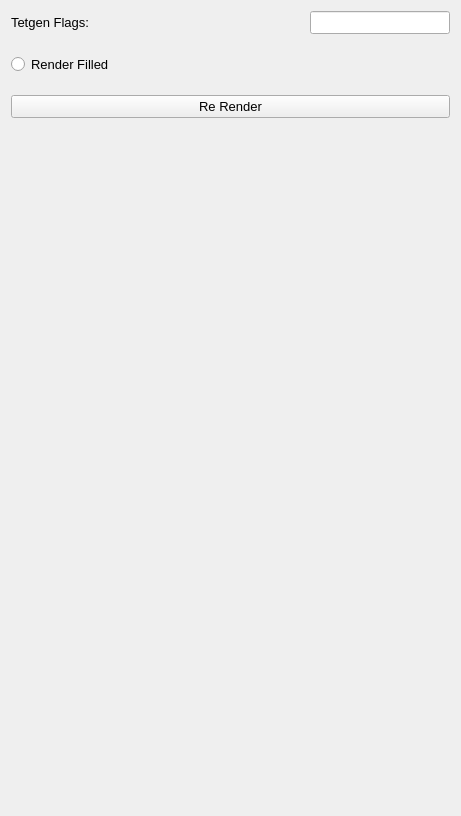
            <widget class="QWidget" name="render_properties_page">
             <property name="geometry">
              <rect>
               <x>0</x>
               <y>0</y>
               <width>461</width>
               <height>816</height>
              </rect>
             </property>
             <property name="font">
              <font>
               <family>Segoe UI</family>
               <pointsize>10</pointsize>
               <weight>50</weight>
               <bold>false</bold>
              </font>
             </property>
             <attribute name="label">
              <string>Render Properties</string>
             </attribute>
             <layout class="QVBoxLayout" name="verticalLayout_3">
              <item>
               <layout class="QVBoxLayout" name="verticalLayout">
                <property name="spacing">
                 <number>20</number>
                </property>
                <item>
                 <layout class="QHBoxLayout" name="horizontalLayout_14" stretch="200,100">
                  <property name="sizeConstraint">
                   <enum>QLayout::SetNoConstraint</enum>
                  </property>
                  <item>
                   <widget class="QLabel" name="label_13">
                    <property name="minimumSize">
                     <size>
                      <width>100</width>
                      <height>0</height>
                     </size>
                    </property>
                    <property name="maximumSize">
                     <size>
                      <width>100000</width>
                      <height>30</height>
                     </size>
                    </property>
                    <property name="font">
                     <font>
                      <family>Segoe UI</family>
                      <pointsize>10</pointsize>
                      <weight>50</weight>
                      <bold>false</bold>
                     </font>
                    </property>
                    <property name="text">
                     <string>Tetgen Flags:</string>
                    </property>
                   </widget>
                  </item>
                  <item>
                   <widget class="QLineEdit" name="tetgen_flags_line_edit">
                    <property name="maximumSize">
                     <size>
                      <width>1000000</width>
                      <height>16777215</height>
                     </size>
                    </property>
                   </widget>
                  </item>
                 </layout>
                </item>
                <item>
                 <layout class="QHBoxLayout" name="horizontalLayout_5">
                  <property name="sizeConstraint">
                   <enum>QLayout::SetNoConstraint</enum>
                  </property>
                  <item>
                   <widget class="QRadioButton" name="render_filled_radio_button">
                    <property name="font">
                     <font>
                      <family>Segoe UI</family>
                      <pointsize>10</pointsize>
                     </font>
                    </property>
                    <property name="toolTip">
                     <string>Whether or not to render just the mesh</string>
                    </property>
                    <property name="text">
                     <string>Render Filled</string>
                    </property>
                   </widget>
                  </item>
                 </layout>
                </item>
                <item>
                 <widget class="QPushButton" name="render_properties_render_button">
                  <property name="font">
                   <font>
                    <family>Segoe UI</family>
                    <pointsize>10</pointsize>
                    <weight>50</weight>
                    <bold>false</bold>
                   </font>
                  </property>
                  <property name="text">
                   <string>Re Render</string>
                  </property>
                 </widget>
                </item>
                <item>
                 <spacer name="verticalSpacer_2">
                  <property name="orientation">
                   <enum>Qt::Vertical</enum>
                  </property>
                  <property name="sizeType">
                   <enum>QSizePolicy::Expanding</enum>
                  </property>
                  <property name="sizeHint" stdset="0">
                   <size>
                    <width>20</width>
                    <height>40</height>
                   </size>
                  </property>
                 </spacer>
                </item>
               </layout>
              </item>
             </layout>
            </widget>
